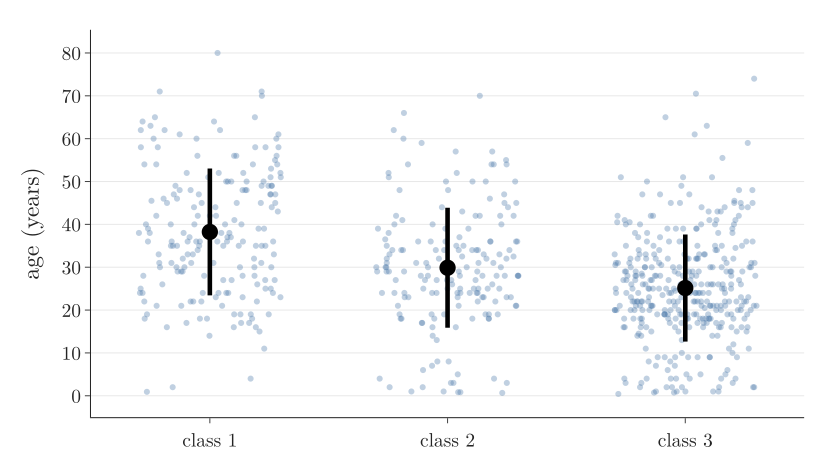

Write Python code to recreate this figure.
"""Age of Titanic passengers by class (714 with a known age): every passenger as a jittered dot, with the class mean
and one standard deviation either side in black."""
from pathlib import Path
import numpy as np
import pandas as pd
import plotly.graph_objects as go

here = Path(__file__).parent
titanic = pd.read_csv(here.parent / "data" / "titanic_train.csv").dropna(subset=["Age"])
jit = np.random.default_rng(0)

fig = go.Figure()
for i, cls in enumerate((1, 2, 3)):
    age = titanic.loc[titanic.Pclass == cls, "Age"]
    fig.add_scatter(x=i + jit.uniform(-0.3, 0.3, len(age)), y=age, mode="markers",
                    marker=dict(color="#4C78A8", size=6, opacity=0.35))
    m, s = age.mean(), age.std()
    fig.add_scatter(x=[i, i], y=[m - s, m + s], mode="lines", line=dict(color="black", width=4.5))
    fig.add_scatter(x=[i], y=[m], mode="markers", marker=dict(color="black", size=16))
fig.update_xaxes(tickvals=[0, 1, 2], ticktext=["class 1", "class 2", "class 3"], range=[-0.5, 2.5])
fig.update_yaxes(title="age (years)", showgrid=True)
fig.update_layout(template="simple_white", width=800, height=450, showlegend=False,
                  font=dict(family="Latin Modern Roman", size=19), margin=dict(l=80, r=20, t=20, b=50))
fig.write_image(here / "titanic_age_class.png", scale=2)
fig.write_image(here / "titanic_age_class.pdf")
